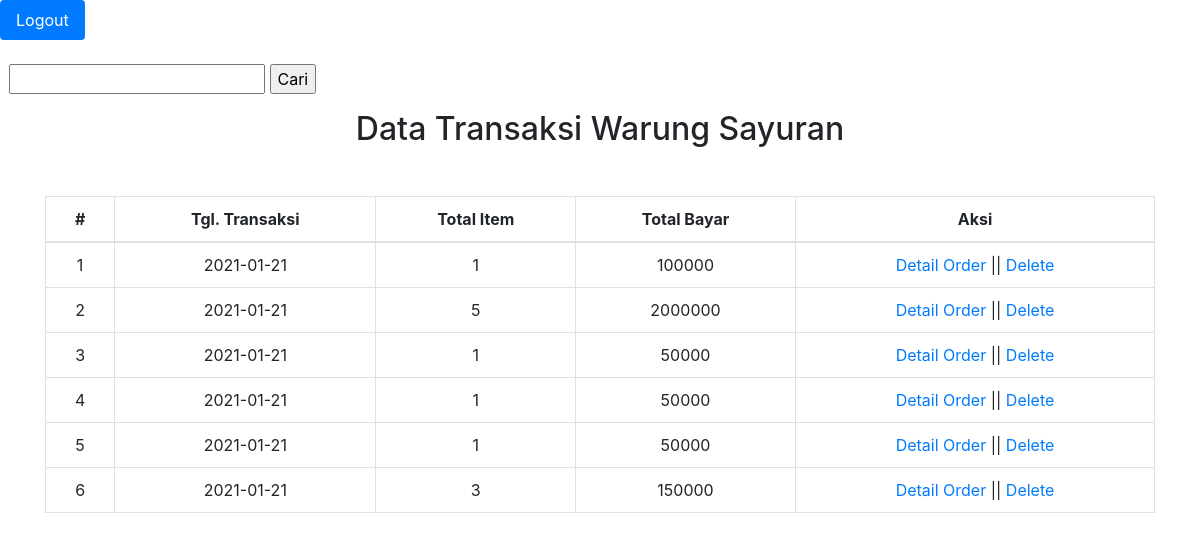
/profil.php, run on the app's committed database.
### tables this page shows
CREATE TABLE `tb_order` (
  `id_order` int(10) UNSIGNED NOT NULL,
  `total_item` int(11) NOT NULL,
  `total_bayar` float NOT NULL,
  `tgl_transaksi` date NOT NULL,
  `status` varchar(100) NOT NULL
);

### profil.php (the view, shortened to what this page needs)
<ul class="nav nav-pills">
	<li class="nav-item">
		<a class="nav-link active" aria-current="page" href="logout.php">Logout</a>
	</li>
</ul>
<form action="" method="get">
	<br>
	&nbsp&nbsp<input type="text" name="cari">
	<input type="submit" value="Cari">
	<center>
		<h2>Data Transaksi Warung Sayuran<h2>
	</center>
	<?php
	require_once 'koneksi.php';
	require_once 'header.php';
	?>
	<div class="container mt-5">
		<table class="table table-bordered mt-3">
			<thead align="center">
				<tr>
					<th>#</th>
					<th>Tgl. Transaksi</th>
					<th>Total Item</th>
					<th>Total Bayar</th>
					<th>Aksi</th>
				</tr>
			</thead>
			<tbody align="center">
				<?php
				$query = mysqli_query($conn, "SELECT * FROM tb_order");
				$no = 1;
				while ($dt = $query->fetch_assoc()) :
				?>
					<tr>
						<td><?= $no++; ?></td>
						<td><?= $dt['tgl_transaksi']; ?></td>
						<td><?= $dt['total_item']; ?></td>
						<td><?= $dt['total_bayar']; ?></td>
						<td>
							<a href="status.php?id_order=<?= $dt['id_order']; ?>">Detail Order</a> ||
							<a href="delet_transaksi.php?id_order=<?= $dt['id_order']; ?>">Delete</a>
						</td>
					</tr>
				<?php endwhile; ?>
			</tbody>
		</table>
	</div>
	<?php require_once 'footer.php'; ?>
	</body>
	</html>

### data on the page
tb_order: tgl_transaksi "2021-01-21", total_item "1", total_bayar "100000"
tb_order: tgl_transaksi "2021-01-21", total_item "5", total_bayar "2000000"
tb_order: tgl_transaksi "2021-01-21", total_item "1", total_bayar "50000"
tb_order: tgl_transaksi "2021-01-21", total_item "1", total_bayar "50000"
tb_order: tgl_transaksi "2021-01-21", total_item "1", total_bayar "50000"
tb_order: tgl_transaksi "2021-01-21", total_item "3", total_bayar "150000"
